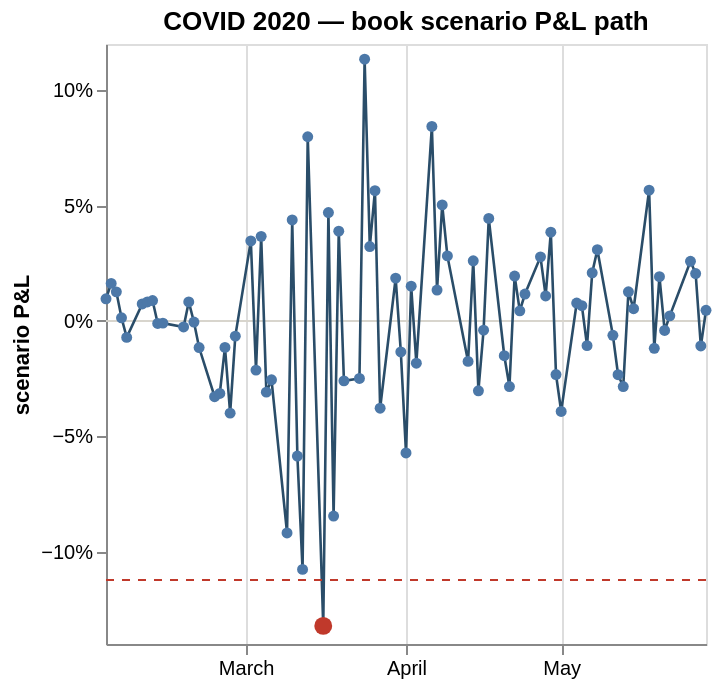

Here is the notebook cell this chart was saved with:
### Code cell
# ── COVID 2020 · GRAPH 1 — book scenario P&L path (draws from `covid_path`) ────────────────
# The graph just references DataFrame 1: a P&L line + zero baseline + the red 99% VaR rule and the
# red worst-loss point (book-level markers, collapsed to one mark each with aggregate:min).
base     = alt.Chart(covid_path)
zero     = base.mark_rule(color="#d8d5cd").encode(y=alt.datum(0))
line     = base.mark_line(point=True, color="#2a4d69", strokeWidth=1.3).encode(
    x=alt.X("date:T", title=None),
    y=alt.Y("Scenario PnL at day:Q", axis=alt.Axis(format="%"), title="scenario P&L"),
    tooltip=[alt.Tooltip("date:T"),
             alt.Tooltip("Scenario PnL at day:Q", format=".2%", title="P&L")])
var_rule = base.mark_rule(color="#c0392b", strokeDash=[4, 4]).encode(
    y=alt.Y("min(Scenario VaR line at day):Q"))                      # one book VaR-99 rule
worst    = base.mark_point(color="#c0392b", size=80, filled=True).encode(
    x=alt.X("min(worst_date):T"), y=alt.Y("min(Scenario worst pnl at day):Q"),
    tooltip=[alt.Tooltip("min(worst_date):T", title="worst date"),
             alt.Tooltip("min(Scenario worst pnl at day):Q", format=".2%", title="worst P&L")])

(zero + line + var_rule + worst).properties(
    height=300, width="container", title="COVID 2020 — book scenario P&L path")

### Figure 1 — Vega-Lite specification as saved in the notebook (floating-point values rounded to 4 significant figures)
{"config": {"view": {"continuousWidth": 300, "continuousHeight": 300}}, "layer": [{"mark": {"type": "rule", "color": "#d8d5cd"}, "encoding": {"y": {"datum": 0}}}, {"mark": {"type": "line", "color": "#2a4d69", "point": true, "strokeWidth": 1.3}, "encoding": {"tooltip": [{"field": "date", "type": "temporal"}, {"field": "Scenario PnL at day", "format": ".2%", "title": "P&L", "type": "quantitative"}], "x": {"field": "date", "title": null, "type": "temporal"}, "y": {"axis": {"format": "%"}, "field": "Scenario PnL at day", "title": "scenario P&L", "type": "quantitative"}}}, {"mark": {"type": "rule", "color": "#c0392b", "strokeDash": [4, 4]}, "encoding": {"y": {"aggregate": "min", "field": "Scenario VaR line at day", "type": "quantitative"}}}, {"mark": {"type": "point", "color": "#c0392b", "filled": true, "size": 80}, "encoding": {"tooltip": [{"aggregate": "min", "field": "worst_date", "title": "worst date", "type": "temporal"}, {"aggregate": "min", "field": "Scenario worst pnl at day", "format": ".2%", "title": "worst P&L", "type": "quantitative"}], "x": {"aggregate": "min", "field": "worst_date", "type": "temporal"}, "y": {"aggregate": "min", "field": "Scenario worst pnl at day", "type": "quantitative"}}}], "data": {"name": "data-a4877165192170879931ef9c9498606f"}, "height": 300, "title": "COVID 2020 — book scenario P&L path", "width": "container", "$schema": "https://vega.github.io/schema/vega-lite/v6.4.1.json", "datasets": {"data-a4877165192170879931ef9c9498606f": [{"index": 0, "ScenarioDay": 0, "Scenario PnL at day": 0.009578, "Scenario date at day (epoch)": 18295, "Scenario VaR line at day": -0.1123, "Scenario worst pnl at day": -0.1322, "Scenario worst date at day (epoch)": 18337, "date": "2020-02-03T00:00:00", "worst_date": "2020-03-16T00:00:00"}, {"index": 1, "ScenarioDay": 1, "Scenario PnL at day": 0.01626, "Scenario date at day (epoch)": 18296, "Scenario VaR line at day": -0.1123, "Scenario worst pnl at day": -0.1322, "Scenario worst date at day (epoch)": 18337, "date": "2020-02-04T00:00:00", "worst_date": "2020-03-16T00:00:00"}, {"index": 2, "ScenarioDay": 2, "Scenario PnL at day": 0.01259, "Scenario date at day (epoch)": 18297, "Scenario VaR line at day": -0.1123, "Scenario worst pnl at day": -0.1322, "Scenario worst date at day (epoch)": 18337, "date": "2020-02-05T00:00:00", "worst_date": "2020-03-16T00:00:00"}, {"index": 3, "ScenarioDay": 3, "Scenario PnL at day": 0.001344, "Scenario date at day (epoch)": 18298, "Scenario VaR line at day": -0.1123, "Scenario worst pnl at day": -0.1322, "Scenario worst date at day (epoch)": 18337, "date": "2020-02-06T00:00:00", "worst_date": "2020-03-16T00:00:00"}, {"index": 4, "ScenarioDay": 4, "Scenario PnL at day": -0.007132, "Scenario date at day (epoch)": 18299, "Scenario VaR line at day": -0.1123, "Scenario worst pnl at day": -0.1322, "Scenario worst date at day (epoch)": 18337, "date": "2020-02-07T00:00:00", "worst_date": "2020-03-16T00:00:00"}, {"index": 5, "ScenarioDay": 5, "Scenario PnL at day": 0.007336, "Scenario date at day (epoch)": 18302, "Scenario VaR line at day": -0.1123, "Scenario worst pnl at day": -0.1322, "Scenario worst date at day (epoch)": 18337, "date": "2020-02-10T00:00:00", "worst_date": "2020-03-16T00:00:00"}, {"index": 6, "ScenarioDay": 6, "Scenario PnL at day": 0.008243, "Scenario date at day (epoch)": 18303, "Scenario VaR line at day": -0.1123, "Scenario worst pnl at day": -0.1322, "Scenario worst date at day (epoch)": 18337, "date": "2020-02-11T00:00:00", "worst_date": "2020-03-16T00:00:00"}, {"index": 7, "ScenarioDay": 7, "Scenario PnL at day": 0.008836, "Scenario date at day (epoch)": 18304, "Scenario VaR line at day": -0.1123, "Scenario worst pnl at day": -0.1322, "Scenario worst date at day (epoch)": 18337, "date": "2020-02-12T00:00:00", "worst_date": "2020-03-16T00:00:00"}, {"index": 8, "ScenarioDay": 8, "Scenario PnL at day": -0.001114, "Scenario date at day (epoch)": 18305, "Scenario VaR line at day": -0.1123, "Scenario worst pnl at day": -0.1322, "Scenario worst date at day (epoch)": 18337, "date": "2020-02-13T00:00:00", "worst_date": "2020-03-16T00:00:00"}, {"index": 9, "ScenarioDay": 9, "Scenario PnL at day": -0.0009501, "Scenario date at day (epoch)": 18306, "Scenario VaR line at day": -0.1123, "Scenario worst pnl at day": -0.1322, "Scenario worst date at day (epoch)": 18337, "date": "2020-02-14T00:00:00", "worst_date": "2020-03-16T00:00:00"}, {"index": 10, "ScenarioDay": 10, "Scenario PnL at day": -0.002624, "Scenario date at day (epoch)": 18310, "Scenario VaR line at day": -0.1123, "Scenario worst pnl at day": -0.1322, "Scenario worst date at day (epoch)": 18337, "date": "2020-02-18T00:00:00", "worst_date": "2020-03-16T00:00:00"}, {"index": 11, "ScenarioDay": 11, "Scenario PnL at day": 0.008224, "Scenario date at day (epoch)": 18311, "Scenario VaR line at day": -0.1123, "Scenario worst pnl at day": -0.1322, "Scenario worst date at day (epoch)": 18337, "date": "2020-02-19T00:00:00", "worst_date": "2020-03-16T00:00:00"}, {"index": 12, "ScenarioDay": 12, "Scenario PnL at day": -0.0004755, "Scenario date at day (epoch)": 18312, "Scenario VaR line at day": -0.1123, "Scenario worst pnl at day": -0.1322, "Scenario worst date at day (epoch)": 18337, "date": "2020-02-20T00:00:00", "worst_date": "2020-03-16T00:00:00"}, {"index": 13, "ScenarioDay": 13, "Scenario PnL at day": -0.01152, "Scenario date at day (epoch)": 18313, "Scenario VaR line at day": -0.1123, "Scenario worst pnl at day": -0.1322, "Scenario worst date at day (epoch)": 18337, "date": "2020-02-21T00:00:00", "worst_date": "2020-03-16T00:00:00"}, {"index": 14, "ScenarioDay": 14, "Scenario PnL at day": -0.03282, "Scenario date at day (epoch)": 18316, "Scenario VaR line at day": -0.1123, "Scenario worst pnl at day": -0.1322, "Scenario worst date at day (epoch)": 18337, "date": "2020-02-24T00:00:00", "worst_date": "2020-03-16T00:00:00"}, {"index": 15, "ScenarioDay": 15, "Scenario PnL at day": -0.03143, "Scenario date at day (epoch)": 18317, "Scenario VaR line at day": -0.1123, "Scenario worst pnl at day": -0.1322, "Scenario worst date at day (epoch)": 18337, "date": "2020-02-25T00:00:00", "worst_date": "2020-03-16T00:00:00"}, {"index": 16, "ScenarioDay": 16, "Scenario PnL at day": -0.01147, "Scenario date at day (epoch)": 18318, "Scenario VaR line at day": -0.1123, "Scenario worst pnl at day": -0.1322, "Scenario worst date at day (epoch)": 18337, "date": "2020-02-26T00:00:00", "worst_date": "2020-03-16T00:00:00"}, {"index": 17, "ScenarioDay": 17, "Scenario PnL at day": -0.03996, "Scenario date at day (epoch)": 18319, "Scenario VaR line at day": -0.1123, "Scenario worst pnl at day": -0.1322, "Scenario worst date at day (epoch)": 18337, "date": "2020-02-27T00:00:00", "worst_date": "2020-03-16T00:00:00"}, {"index": 18, "ScenarioDay": 18, "Scenario PnL at day": -0.006589, "Scenario date at day (epoch)": 18320, "Scenario VaR line at day": -0.1123, "Scenario worst pnl at day": -0.1322, "Scenario worst date at day (epoch)": 18337, "date": "2020-02-28T00:00:00", "worst_date": "2020-03-16T00:00:00"}, {"index": 19, "ScenarioDay": 19, "Scenario PnL at day": 0.03467, "Scenario date at day (epoch)": 18323, "Scenario VaR line at day": -0.1123, "Scenario worst pnl at day": -0.1322, "Scenario worst date at day (epoch)": 18337, "date": "2020-03-02T00:00:00", "worst_date": "2020-03-16T00:00:00"}, {"index": 20, "ScenarioDay": 20, "Scenario PnL at day": -0.02131, "Scenario date at day (epoch)": 18324, "Scenario VaR line at day": -0.1123, "Scenario worst pnl at day": -0.1322, "Scenario worst date at day (epoch)": 18337, "date": "2020-03-03T00:00:00", "worst_date": "2020-03-16T00:00:00"}, {"index": 21, "ScenarioDay": 21, "Scenario PnL at day": 0.03664, "Scenario date at day (epoch)": 18325, "Scenario VaR line at day": -0.1123, "Scenario worst pnl at day": -0.1322, "Scenario worst date at day (epoch)": 18337, "date": "2020-03-04T00:00:00", "worst_date": "2020-03-16T00:00:00"}, {"index": 22, "ScenarioDay": 22, "Scenario PnL at day": -0.03086, "Scenario date at day (epoch)": 18326, "Scenario VaR line at day": -0.1123, "Scenario worst pnl at day": -0.1322, "Scenario worst date at day (epoch)": 18337, "date": "2020-03-05T00:00:00", "worst_date": "2020-03-16T00:00:00"}, {"index": 23, "ScenarioDay": 23, "Scenario PnL at day": -0.0255, "Scenario date at day (epoch)": 18327, "Scenario VaR line at day": -0.1123, "Scenario worst pnl at day": -0.1322, "Scenario worst date at day (epoch)": 18337, "date": "2020-03-06T00:00:00", "worst_date": "2020-03-16T00:00:00"}, {"index": 24, "ScenarioDay": 24, "Scenario PnL at day": -0.09187, "Scenario date at day (epoch)": 18330, "Scenario VaR line at day": -0.1123, "Scenario worst pnl at day": -0.1322, "Scenario worst date at day (epoch)": 18337, "date": "2020-03-09T00:00:00", "worst_date": "2020-03-16T00:00:00"}, {"index": 25, "ScenarioDay": 25, "Scenario PnL at day": 0.04377, "Scenario date at day (epoch)": 18331, "Scenario VaR line at day": -0.1123, "Scenario worst pnl at day": -0.1322, "Scenario worst date at day (epoch)": 18337, "date": "2020-03-10T00:00:00", "worst_date": "2020-03-16T00:00:00"}, {"index": 26, "ScenarioDay": 26, "Scenario PnL at day": -0.05855, "Scenario date at day (epoch)": 18332, "Scenario VaR line at day": -0.1123, "Scenario worst pnl at day": -0.1322, "Scenario worst date at day (epoch)": 18337, "date": "2020-03-11T00:00:00", "worst_date": "2020-03-16T00:00:00"}, {"index": 27, "ScenarioDay": 27, "Scenario PnL at day": -0.1077, "Scenario date at day (epoch)": 18333, "Scenario VaR line at day": -0.1123, "Scenario worst pnl at day": -0.1322, "Scenario worst date at day (epoch)": 18337, "date": "2020-03-12T00:00:00", "worst_date": "2020-03-16T00:00:00"}, {"index": 28, "ScenarioDay": 28, "Scenario PnL at day": 0.07981, "Scenario date at day (epoch)": 18334, "Scenario VaR line at day": -0.1123, "Scenario worst pnl at day": -0.1322, "Scenario worst date at day (epoch)": 18337, "date": "2020-03-13T00:00:00", "worst_date": "2020-03-16T00:00:00"}, {"index": 29, "ScenarioDay": 29, "Scenario PnL at day": -0.1322, "Scenario date at day (epoch)": 18337, "Scenario VaR line at day": -0.1123, "Scenario worst pnl at day": -0.1322, "Scenario worst date at day (epoch)": 18337, "date": "2020-03-16T00:00:00", "worst_date": "2020-03-16T00:00:00"}, {"index": 30, "ScenarioDay": 30, "Scenario PnL at day": 0.04695, "Scenario date at day (epoch)": 18338, "Scenario VaR line at day": -0.1123, "Scenario worst pnl at day": -0.1322, "Scenario worst date at day (epoch)": 18337, "date": "2020-03-17T00:00:00", "worst_date": "2020-03-16T00:00:00"}, {"index": 31, "ScenarioDay": 31, "Scenario PnL at day": -0.08456, "Scenario date at day (epoch)": 18339, "Scenario VaR line at day": -0.1123, "Scenario worst pnl at day": -0.1322, "Scenario worst date at day (epoch)": 18337, "date": "2020-03-18T00:00:00", "worst_date": "2020-03-16T00:00:00"}, {"index": 32, "ScenarioDay": 32, "Scenario PnL at day": 0.0389, "Scenario date at day (epoch)": 18340, "Scenario VaR line at day": -0.1123, "Scenario worst pnl at day": -0.1322, "Scenario worst date at day (epoch)": 18337, "date": "2020-03-19T00:00:00", "worst_date": "2020-03-16T00:00:00"}, {"index": 33, "ScenarioDay": 33, "Scenario PnL at day": -0.02598, "Scenario date at day (epoch)": 18341, "Scenario VaR line at day": -0.1123, "Scenario worst pnl at day": -0.1322, "Scenario worst date at day (epoch)": 18337, "date": "2020-03-20T00:00:00", "worst_date": "2020-03-16T00:00:00"}, {"index": 34, "ScenarioDay": 34, "Scenario PnL at day": -0.02495, "Scenario date at day (epoch)": 18344, "Scenario VaR line at day": -0.1123, "Scenario worst pnl at day": -0.1322, "Scenario worst date at day (epoch)": 18337, "date": "2020-03-23T00:00:00", "worst_date": "2020-03-16T00:00:00"}, {"index": 35, "ScenarioDay": 35, "Scenario PnL at day": 0.1134, "Scenario date at day (epoch)": 18345, "Scenario VaR line at day": -0.1123, "Scenario worst pnl at day": -0.1322, "Scenario worst date at day (epoch)": 18337, "date": "2020-03-24T00:00:00", "worst_date": "2020-03-16T00:00:00"}, {"index": 36, "ScenarioDay": 36, "Scenario PnL at day": 0.03225, "Scenario date at day (epoch)": 18346, "Scenario VaR line at day": -0.1123, "Scenario worst pnl at day": -0.1322, "Scenario worst date at day (epoch)": 18337, "date": "2020-03-25T00:00:00", "worst_date": "2020-03-16T00:00:00"}, {"index": 37, "ScenarioDay": 37, "Scenario PnL at day": 0.05643, "Scenario date at day (epoch)": 18347, "Scenario VaR line at day": -0.1123, "Scenario worst pnl at day": -0.1322, "Scenario worst date at day (epoch)": 18337, "date": "2020-03-26T00:00:00", "worst_date": "2020-03-16T00:00:00"}, {"index": 38, "ScenarioDay": 38, "Scenario PnL at day": -0.03783, "Scenario date at day (epoch)": 18348, "Scenario VaR line at day": -0.1123, "Scenario worst pnl at day": -0.1322, "Scenario worst date at day (epoch)": 18337, "date": "2020-03-27T00:00:00", "worst_date": "2020-03-16T00:00:00"}, {"index": 39, "ScenarioDay": 39, "Scenario PnL at day": 0.01855, "Scenario date at day (epoch)": 18351, "Scenario VaR line at day": -0.1123, "Scenario worst pnl at day": -0.1322, "Scenario worst date at day (epoch)": 18337, "date": "2020-03-30T00:00:00", "worst_date": "2020-03-16T00:00:00"}, {"index": 40, "ScenarioDay": 40, "Scenario PnL at day": -0.01342, "Scenario date at day (epoch)": 18352, "Scenario VaR line at day": -0.1123, "Scenario worst pnl at day": -0.1322, "Scenario worst date at day (epoch)": 18337, "date": "2020-03-31T00:00:00", "worst_date": "2020-03-16T00:00:00"}, {"index": 41, "ScenarioDay": 41, "Scenario PnL at day": -0.05719, "Scenario date at day (epoch)": 18353, "Scenario VaR line at day": -0.1123, "Scenario worst pnl at day": -0.1322, "Scenario worst date at day (epoch)": 18337, "date": "2020-04-01T00:00:00", "worst_date": "2020-03-16T00:00:00"}, {"index": 42, "ScenarioDay": 42, "Scenario PnL at day": 0.01506, "Scenario date at day (epoch)": 18354, "Scenario VaR line at day": -0.1123, "Scenario worst pnl at day": -0.1322, "Scenario worst date at day (epoch)": 18337, "date": "2020-04-02T00:00:00", "worst_date": "2020-03-16T00:00:00"}, {"index": 43, "ScenarioDay": 43, "Scenario PnL at day": -0.0183, "Scenario date at day (epoch)": 18355, "Scenario VaR line at day": -0.1123, "Scenario worst pnl at day": -0.1322, "Scenario worst date at day (epoch)": 18337, "date": "2020-04-03T00:00:00", "worst_date": "2020-03-16T00:00:00"}, {"index": 44, "ScenarioDay": 44, "Scenario PnL at day": 0.08426, "Scenario date at day (epoch)": 18358, "Scenario VaR line at day": -0.1123, "Scenario worst pnl at day": -0.1322, "Scenario worst date at day (epoch)": 18337, "date": "2020-04-06T00:00:00", "worst_date": "2020-03-16T00:00:00"}, {"index": 45, "ScenarioDay": 45, "Scenario PnL at day": 0.0134, "Scenario date at day (epoch)": 18359, "Scenario VaR line at day": -0.1123, "Scenario worst pnl at day": -0.1322, "Scenario worst date at day (epoch)": 18337, "date": "2020-04-07T00:00:00", "worst_date": "2020-03-16T00:00:00"}, {"index": 46, "ScenarioDay": 46, "Scenario PnL at day": 0.05028, "Scenario date at day (epoch)": 18360, "Scenario VaR line at day": -0.1123, "Scenario worst pnl at day": -0.1322, "Scenario worst date at day (epoch)": 18337, "date": "2020-04-08T00:00:00", "worst_date": "2020-03-16T00:00:00"}, {"index": 47, "ScenarioDay": 47, "Scenario PnL at day": 0.02818, "Scenario date at day (epoch)": 18361, "Scenario VaR line at day": -0.1123, "Scenario worst pnl at day": -0.1322, "Scenario worst date at day (epoch)": 18337, "date": "2020-04-09T00:00:00", "worst_date": "2020-03-16T00:00:00"}, {"index": 48, "ScenarioDay": 48, "Scenario PnL at day": -0.01753, "Scenario date at day (epoch)": 18365, "Scenario VaR line at day": -0.1123, "Scenario worst pnl at day": -0.1322, "Scenario worst date at day (epoch)": 18337, "date": "2020-04-13T00:00:00", "worst_date": "2020-03-16T00:00:00"}, {"index": 49, "ScenarioDay": 49, "Scenario PnL at day": 0.02604, "Scenario date at day (epoch)": 18366, "Scenario VaR line at day": -0.1123, "Scenario worst pnl at day": -0.1322, "Scenario worst date at day (epoch)": 18337, "date": "2020-04-14T00:00:00", "worst_date": "2020-03-16T00:00:00"}, {"index": 50, "ScenarioDay": 50, "Scenario PnL at day": -0.03026, "Scenario date at day (epoch)": 18367, "Scenario VaR line at day": -0.1123, "Scenario worst pnl at day": -0.1322, "Scenario worst date at day (epoch)": 18337, "date": "2020-04-15T00:00:00", "worst_date": "2020-03-16T00:00:00"}, {"index": 51, "ScenarioDay": 51, "Scenario PnL at day": -0.003995, "Scenario date at day (epoch)": 18368, "Scenario VaR line at day": -0.1123, "Scenario worst pnl at day": -0.1322, "Scenario worst date at day (epoch)": 18337, "date": "2020-04-16T00:00:00", "worst_date": "2020-03-16T00:00:00"}, {"index": 52, "ScenarioDay": 52, "Scenario PnL at day": 0.04443, "Scenario date at day (epoch)": 18369, "Scenario VaR line at day": -0.1123, "Scenario worst pnl at day": -0.1322, "Scenario worst date at day (epoch)": 18337, "date": "2020-04-17T00:00:00", "worst_date": "2020-03-16T00:00:00"}, {"index": 53, "ScenarioDay": 53, "Scenario PnL at day": -0.01507, "Scenario date at day (epoch)": 18372, "Scenario VaR line at day": -0.1123, "Scenario worst pnl at day": -0.1322, "Scenario worst date at day (epoch)": 18337, "date": "2020-04-20T00:00:00", "worst_date": "2020-03-16T00:00:00"}, {"index": 54, "ScenarioDay": 54, "Scenario PnL at day": -0.02843, "Scenario date at day (epoch)": 18373, "Scenario VaR line at day": -0.1123, "Scenario worst pnl at day": -0.1322, "Scenario worst date at day (epoch)": 18337, "date": "2020-04-21T00:00:00", "worst_date": "2020-03-16T00:00:00"}, {"index": 55, "ScenarioDay": 55, "Scenario PnL at day": 0.01945, "Scenario date at day (epoch)": 18374, "Scenario VaR line at day": -0.1123, "Scenario worst pnl at day": -0.1322, "Scenario worst date at day (epoch)": 18337, "date": "2020-04-22T00:00:00", "worst_date": "2020-03-16T00:00:00"}, {"index": 56, "ScenarioDay": 56, "Scenario PnL at day": 0.00436, "Scenario date at day (epoch)": 18375, "Scenario VaR line at day": -0.1123, "Scenario worst pnl at day": -0.1322, "Scenario worst date at day (epoch)": 18337, "date": "2020-04-23T00:00:00", "worst_date": "2020-03-16T00:00:00"}, {"index": 57, "ScenarioDay": 57, "Scenario PnL at day": 0.01165, "Scenario date at day (epoch)": 18376, "Scenario VaR line at day": -0.1123, "Scenario worst pnl at day": -0.1322, "Scenario worst date at day (epoch)": 18337, "date": "2020-04-24T00:00:00", "worst_date": "2020-03-16T00:00:00"}, {"index": 58, "ScenarioDay": 58, "Scenario PnL at day": 0.02776, "Scenario date at day (epoch)": 18379, "Scenario VaR line at day": -0.1123, "Scenario worst pnl at day": -0.1322, "Scenario worst date at day (epoch)": 18337, "date": "2020-04-27T00:00:00", "worst_date": "2020-03-16T00:00:00"}, {"index": 59, "ScenarioDay": 59, "Scenario PnL at day": 0.01082, "Scenario date at day (epoch)": 18380, "Scenario VaR line at day": -0.1123, "Scenario worst pnl at day": -0.1322, "Scenario worst date at day (epoch)": 18337, "date": "2020-04-28T00:00:00", "worst_date": "2020-03-16T00:00:00"}, {"index": 60, "ScenarioDay": 60, "Scenario PnL at day": 0.03845, "Scenario date at day (epoch)": 18381, "Scenario VaR line at day": -0.1123, "Scenario worst pnl at day": -0.1322, "Scenario worst date at day (epoch)": 18337, "date": "2020-04-29T00:00:00", "worst_date": "2020-03-16T00:00:00"}, {"index": 61, "ScenarioDay": 61, "Scenario PnL at day": -0.02324, "Scenario date at day (epoch)": 18382, "Scenario VaR line at day": -0.1123, "Scenario worst pnl at day": -0.1322, "Scenario worst date at day (epoch)": 18337, "date": "2020-04-30T00:00:00", "worst_date": "2020-03-16T00:00:00"}, {"index": 62, "ScenarioDay": 62, "Scenario PnL at day": -0.03922, "Scenario date at day (epoch)": 18383, "Scenario VaR line at day": -0.1123, "Scenario worst pnl at day": -0.1322, "Scenario worst date at day (epoch)": 18337, "date": "2020-05-01T00:00:00", "worst_date": "2020-03-16T00:00:00"}, {"index": 63, "ScenarioDay": 63, "Scenario PnL at day": 0.007736, "Scenario date at day (epoch)": 18386, "Scenario VaR line at day": -0.1123, "Scenario worst pnl at day": -0.1322, "Scenario worst date at day (epoch)": 18337, "date": "2020-05-04T00:00:00", "worst_date": "2020-03-16T00:00:00"}, {"index": 64, "ScenarioDay": 64, "Scenario PnL at day": 0.006607, "Scenario date at day (epoch)": 18387, "Scenario VaR line at day": -0.1123, "Scenario worst pnl at day": -0.1322, "Scenario worst date at day (epoch)": 18337, "date": "2020-05-05T00:00:00", "worst_date": "2020-03-16T00:00:00"}, {"index": 65, "ScenarioDay": 65, "Scenario PnL at day": -0.01071, "Scenario date at day (epoch)": 18388, "Scenario VaR line at day": -0.1123, "Scenario worst pnl at day": -0.1322, "Scenario worst date at day (epoch)": 18337, "date": "2020-05-06T00:00:00", "worst_date": "2020-03-16T00:00:00"}, {"index": 66, "ScenarioDay": 66, "Scenario PnL at day": 0.02085, "Scenario date at day (epoch)": 18389, "Scenario VaR line at day": -0.1123, "Scenario worst pnl at day": -0.1322, "Scenario worst date at day (epoch)": 18337, "date": "2020-05-07T00:00:00", "worst_date": "2020-03-16T00:00:00"}, {"index": 67, "ScenarioDay": 67, "Scenario PnL at day": 0.03084, "Scenario date at day (epoch)": 18390, "Scenario VaR line at day": -0.1123, "Scenario worst pnl at day": -0.1322, "Scenario worst date at day (epoch)": 18337, "date": "2020-05-08T00:00:00", "worst_date": "2020-03-16T00:00:00"}, {"index": 68, "ScenarioDay": 68, "Scenario PnL at day": -0.006246, "Scenario date at day (epoch)": 18393, "Scenario VaR line at day": -0.1123, "Scenario worst pnl at day": -0.1322, "Scenario worst date at day (epoch)": 18337, "date": "2020-05-11T00:00:00", "worst_date": "2020-03-16T00:00:00"}, {"index": 69, "ScenarioDay": 69, "Scenario PnL at day": -0.02328, "Scenario date at day (epoch)": 18394, "Scenario VaR line at day": -0.1123, "Scenario worst pnl at day": -0.1322, "Scenario worst date at day (epoch)": 18337, "date": "2020-05-12T00:00:00", "worst_date": "2020-03-16T00:00:00"}, {"index": 70, "ScenarioDay": 70, "Scenario PnL at day": -0.02843, "Scenario date at day (epoch)": 18395, "Scenario VaR line at day": -0.1123, "Scenario worst pnl at day": -0.1322, "Scenario worst date at day (epoch)": 18337, "date": "2020-05-13T00:00:00", "worst_date": "2020-03-16T00:00:00"}, {"index": 71, "ScenarioDay": 71, "Scenario PnL at day": 0.0126, "Scenario date at day (epoch)": 18396, "Scenario VaR line at day": -0.1123, "Scenario worst pnl at day": -0.1322, "Scenario worst date at day (epoch)": 18337, "date": "2020-05-14T00:00:00", "worst_date": "2020-03-16T00:00:00"}, {"index": 72, "ScenarioDay": 72, "Scenario PnL at day": 0.005294, "Scenario date at day (epoch)": 18397, "Scenario VaR line at day": -0.1123, "Scenario worst pnl at day": -0.1322, "Scenario worst date at day (epoch)": 18337, "date": "2020-05-15T00:00:00", "worst_date": "2020-03-16T00:00:00"}, {"index": 73, "ScenarioDay": 73, "Scenario PnL at day": 0.05667, "Scenario date at day (epoch)": 18400, "Scenario VaR line at day": -0.1123, "Scenario worst pnl at day": -0.1322, "Scenario worst date at day (epoch)": 18337, "date": "2020-05-18T00:00:00", "worst_date": "2020-03-16T00:00:00"}, {"index": 74, "ScenarioDay": 74, "Scenario PnL at day": -0.01186, "Scenario date at day (epoch)": 18401, "Scenario VaR line at day": -0.1123, "Scenario worst pnl at day": -0.1322, "Scenario worst date at day (epoch)": 18337, "date": "2020-05-19T00:00:00", "worst_date": "2020-03-16T00:00:00"}, {"index": 75, "ScenarioDay": 75, "Scenario PnL at day": 0.01919, "Scenario date at day (epoch)": 18402, "Scenario VaR line at day": -0.1123, "Scenario worst pnl at day": -0.1322, "Scenario worst date at day (epoch)": 18337, "date": "2020-05-20T00:00:00", "worst_date": "2020-03-16T00:00:00"}, {"index": 76, "ScenarioDay": 76, "Scenario PnL at day": -0.004137, "Scenario date at day (epoch)": 18403, "Scenario VaR line at day": -0.1123, "Scenario worst pnl at day": -0.1322, "Scenario worst date at day (epoch)": 18337, "date": "2020-05-21T00:00:00", "worst_date": "2020-03-16T00:00:00"}, {"index": 77, "ScenarioDay": 77, "Scenario PnL at day": 0.002191, "Scenario date at day (epoch)": 18404, "Scenario VaR line at day": -0.1123, "Scenario worst pnl at day": -0.1322, "Scenario worst date at day (epoch)": 18337, "date": "2020-05-22T00:00:00", "worst_date": "2020-03-16T00:00:00"}, {"index": 78, "ScenarioDay": 78, "Scenario PnL at day": 0.02585, "Scenario date at day (epoch)": 18408, "Scenario VaR line at day": -0.1123, "Scenario worst pnl at day": -0.1322, "Scenario worst date at day (epoch)": 18337, "date": "2020-05-26T00:00:00", "worst_date": "2020-03-16T00:00:00"}, {"index": 79, "ScenarioDay": 79, "Scenario PnL at day": 0.02052, "Scenario date at day (epoch)": 18409, "Scenario VaR line at day": -0.1123, "Scenario worst pnl at day": -0.1322, "Scenario worst date at day (epoch)": 18337, "date": "2020-05-27T00:00:00", "worst_date": "2020-03-16T00:00:00"}, {"index": 80, "ScenarioDay": 80, "Scenario PnL at day": -0.01086, "Scenario date at day (epoch)": 18410, "Scenario VaR line at day": -0.1123, "Scenario worst pnl at day": -0.1322, "Scenario worst date at day (epoch)": 18337, "date": "2020-05-28T00:00:00", "worst_date": "2020-03-16T00:00:00"}, {"index": 81, "ScenarioDay": 81, "Scenario PnL at day": 0.004601, "Scenario date at day (epoch)": 18411, "Scenario VaR line at day": -0.1123, "Scenario worst pnl at day": -0.1322, "Scenario worst date at day (epoch)": 18337, "date": "2020-05-29T00:00:00", "worst_date": "2020-03-16T00:00:00"}]}}
